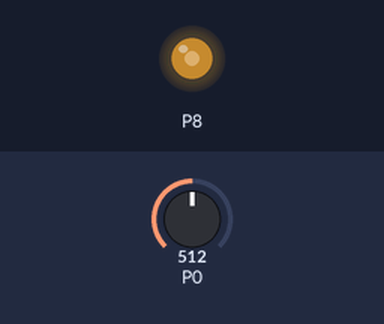
The program below on a simulated BBC micro:bit (MakeCode). On the bench: output pins drawn as LEDs (lit = HIGH). Inputs (shaded band) come from the test bench; at power-on: P0 = 512 (analog values on the 0–1023 scale).

Above: at 1.2 s.
1.3 s: P0 set to 716
At 1.8 s:
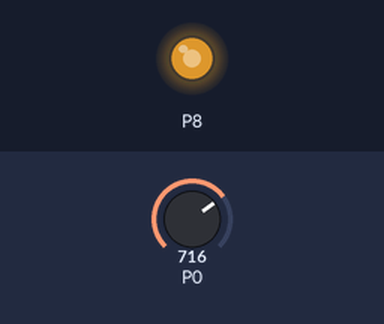
2.8 s: P0 set to 900
At 3.2 s:
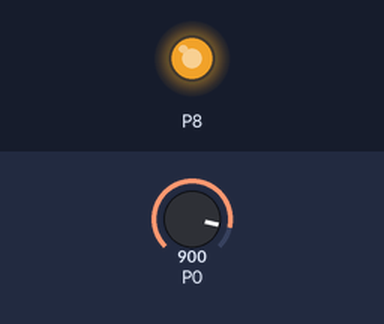
4.3 s: P0 set to 122
At 5.5 s:
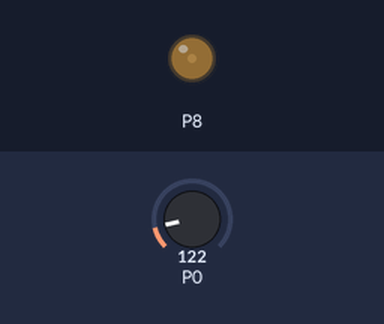
5.8 s: P0 set to 0
At 6.3 s:
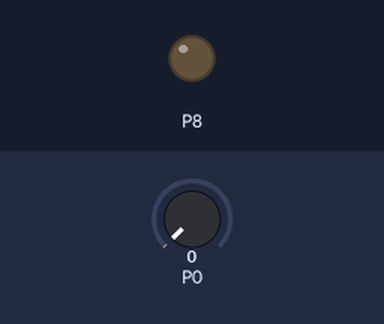
Timing chart, 0 to 8.3 s (numbered marks = the images above; inputs shaded):
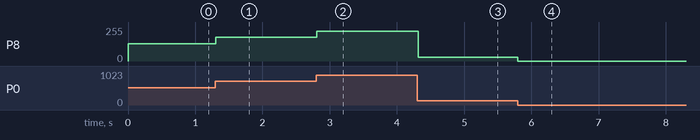

The program:

main.ts
```typescript
function 전체끄기 () {

}
basic.forever(function () {

})
basic.forever(function () {

})
basic.forever(function () {

})
basic.forever(function () {
    pins.analogWritePin(AnalogPin.P8, pins.analogReadPin(AnalogPin.P0))
})
basic.forever(function () {

})
basic.forever(function () {

})
```

test.ts
```typescript
// 테스트는 여기로 이동합니다; 이 패키지가 확장으로 사용될 때 컴파일되지 않을 것 입니다.
```

Measured:
- after the input at 1.3 s, P8: 128/255 → 178/255 at once
- after the input at 2.8 s, P8: 178/255 → 224/255 at once
- after the input at 4.3 s, P8: 224/255 → 30/255 at once
- after the input at 5.8 s, P8: 30/255 → 0/255 at once
